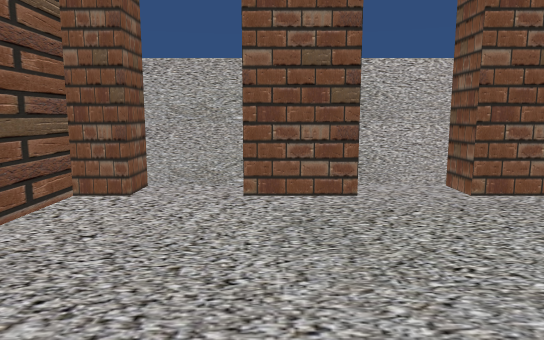
[1] (above)

12 first-person views from a walk through a scene from a Unity 3-D project. The camera is 1.4 m above the floor, tilts 8° down and sees 70° across. The floor is counted in squares, 1 m on a side. Each view is taken from the middle of a square. On the plan, view 1 faces up. The plan holds only what a view shows up to about 16 squares ahead; the rest is blank. The place goes on beyond the plan. The player is left out.

[2]
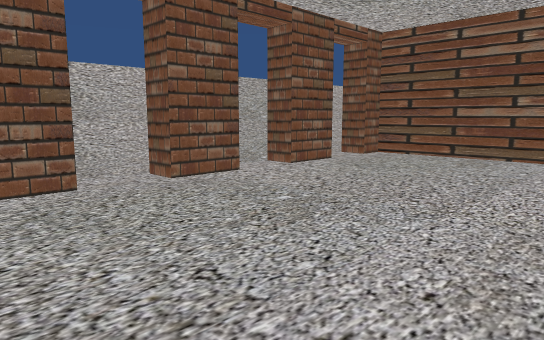

[3]
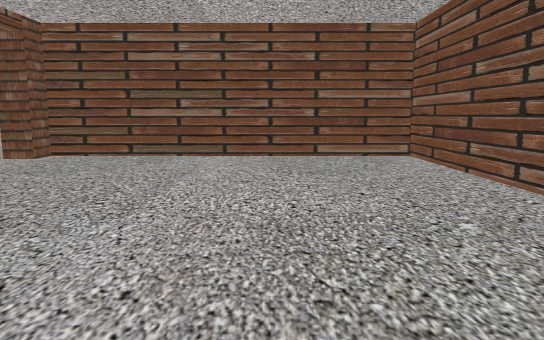

[4]
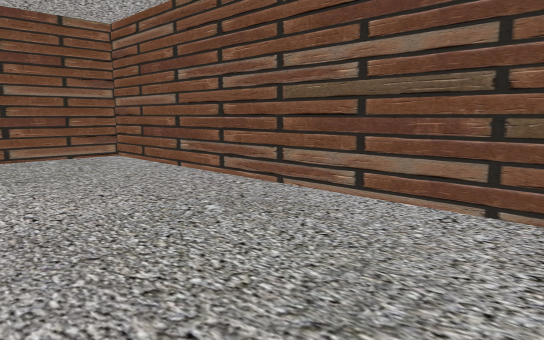

[5]
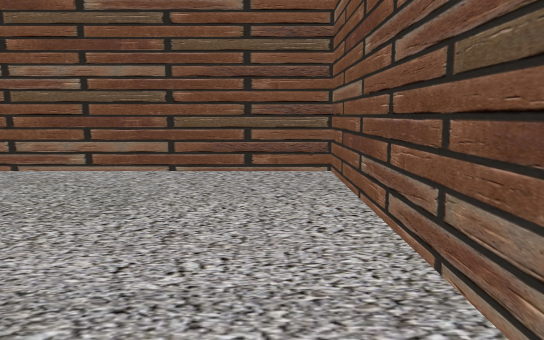

[6]
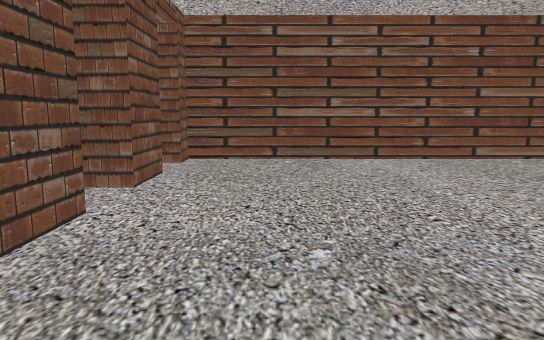

[7]
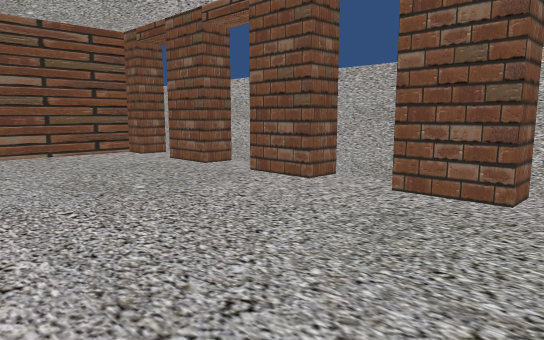

[8]
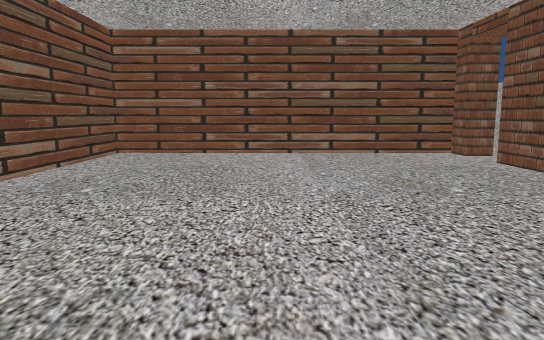

[9]
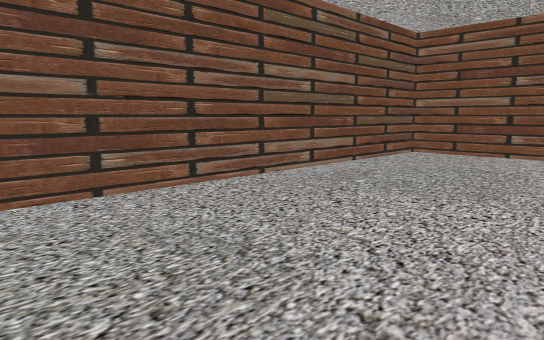

[10]
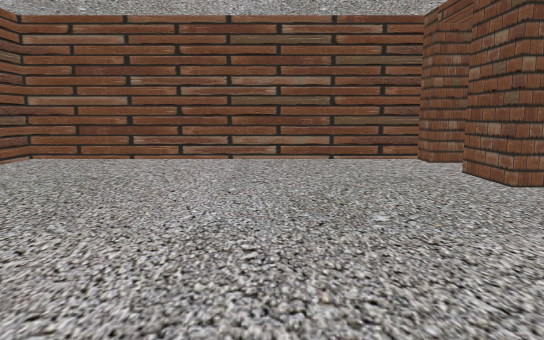

[11]
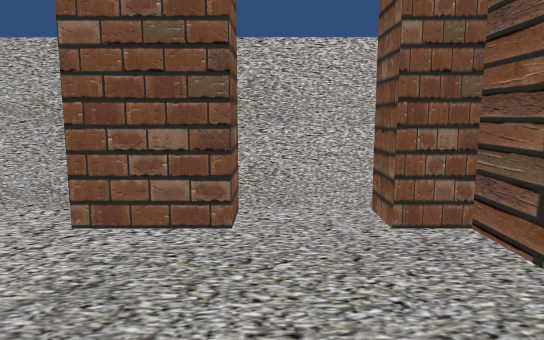

[12]
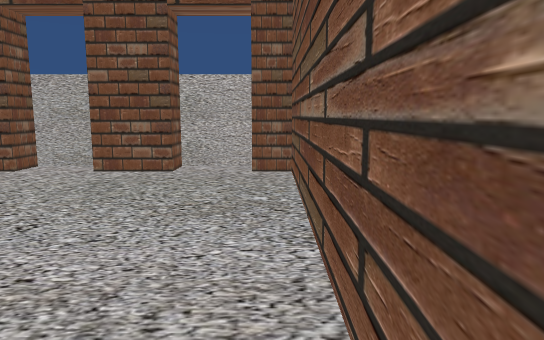

### Floor plan
Points are (right, up) in squares from view 1. A wall is a line through its corners. A room is listed if a view was taken in it or the views show most of it. See-through windows are left out.
Room 1 (views 1, 2, 3, 4, 5, 6, 7, 8, 9, 10, 11, 12)
walls: (-0.5, 7.7) (-2.5, 7.7) (-2.5, 6.7) (-3.5, 6.7) (-3.5, -5.8) (12.5, -5.8) (12.5, 6.7) (11.5, 6.7) (11.5, 7.7) (9.5, 7.7) (9.5, 6.7) (7.5, 6.7) (7.5, 7.7) (5.5, 7.7) (5.5, 6.7) (3.5, 6.7) (3.5, 7.7) (1.5, 7.7) (1.5, 6.7) (-0.5, 6.7)

Where each view was taken, in squares from view 1:
view 1: 0 up, 0 right, facing up
view 2: 1 down, 1 left, facing up-right
view 3: 1 down, 1 left, facing right
view 4: 0 up, 1 left, facing down-right
view 5: 4 up, 2 left, facing down
view 6: 4 up, 0 right, facing right
view 7: 0 up, 11 right, facing up-left
view 8: 0 up, 11 right, facing left
view 9: 1 up, 11 right, facing down-left
view 10: 2 up, 9 right, facing left
view 11: 2 up, 10 right, facing up
view 12: 3 down, 12 right, facing up
